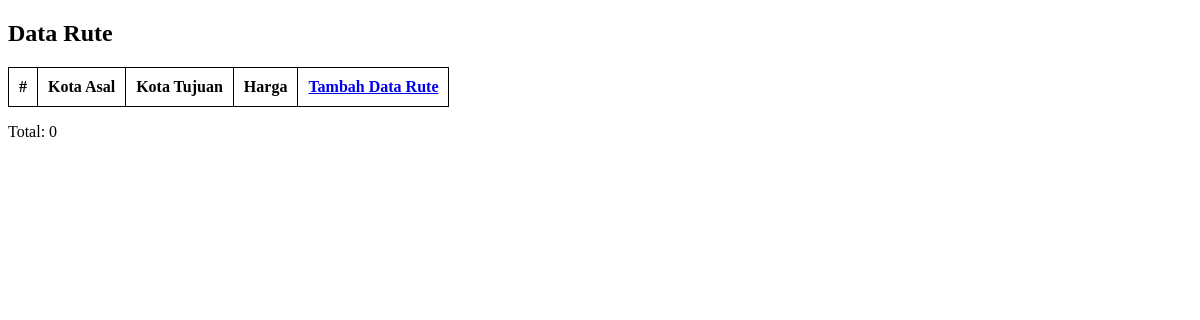
The page /rute/index.php on the database as committed earlier.
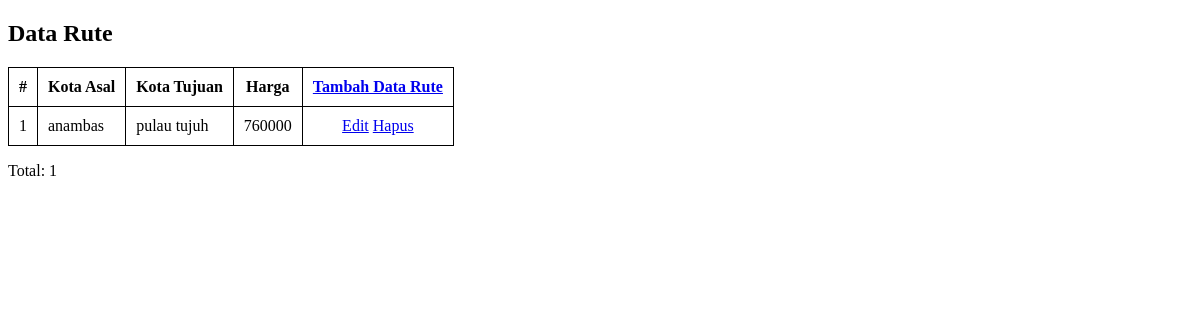
The same page on the database as committed later.
### tables this page shows
CREATE TABLE `rutee` (
  `rute_id` int(11) NOT NULL,
  `kota_asal` varchar(70) NOT NULL,
  `kota_tujuan` varchar(70) NOT NULL,
  `harga` int(11) DEFAULT NULL
);

### rute/index.php (the view, shortened to what this page needs)
<?php
include("../koneksi.php");
?>
<!DOCTYPE html>
<html lang="en">
<head>
</head>
<body>
    <h2>Data Rute</h2>
        <table>
            <thead>
                <tr align="center">
                    <th>#</th>
                    <th>Kota Asal</th>
                    <th>Kota Tujuan</th>
                    <th>Harga</th>
                  <th><a href="tambah_rute.php">Tambah Data Rute</a></th>
                </tr>
            </thead>
            <tbody>
                <?php
                $no = 1;
                $query = $db->query("SELECT * FROM rutee");
                while($rutee = $query->fetch_assoc()){
                    ?>
         <tr>
        <td><?php echo $no++ ?></td>
        <td><?php echo $rutee['kota_asal'] ?></td>
        <td><?php echo $rutee['kota_tujuan'] ?></td>
        <td><?php echo $rutee['harga'] ?></td>
        <td align="center">
<a href="edit_rute.php?id=<?php echo $rutee ['rute_id'] ?>">Edit</a>
 <a onclick="return confirm('Anda yakin ingin menghapus data?')"
  href="hapus_rute.php?id=<?php echo $rutee['rute_id'] ?>">Hapus</a>
 </td>
                </tr>
                <?php
                }
                ?>
                </tbody>
        </table>
         <p>Total: <?php echo mysqli_num_rows($query)?></p>
</body>
</html>

### rute/index.php (style rules this page uses)
table, th, td { border: 1px solid black; border-collapse: collapse; padding: 10px; }

Rows that differ between the two databases and show on the page:
added rutee: kota_asal "anambas", kota_tujuan "pulau tujuh", harga "760000"
Other text that changed with them:
mysqli_num_rows($query): "0" → "1"
